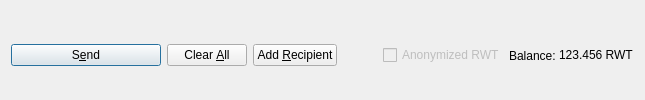
         <widget class="QFrame" name="frame_Send">
          <layout class="QHBoxLayout" name="horizontalLayout">
           <property name="bottomMargin">
            <number>0</number>
           </property>
           <item>
            <widget class="QPushButton" name="sendButton">
             <property name="minimumSize">
              <size>
               <width>150</width>
               <height>0</height>
              </size>
             </property>
             <property name="toolTip">
              <string>Confirm the send action</string>
             </property>
             <property name="text">
              <string>S&amp;end</string>
             </property>
             <property name="icon">
              <iconset resource="../rwtaler.qrc">
               <normaloff>:/icons/send</normaloff>:/icons/send</iconset>
             </property>
             <property name="autoDefault">
              <bool>false</bool>
             </property>
             <property name="default">
              <bool>true</bool>
             </property>
            </widget>
           </item>
           <item>
            <widget class="QPushButton" name="clearButton">
             <property name="sizePolicy">
              <sizepolicy hsizetype="Minimum" vsizetype="Fixed">
               <horstretch>0</horstretch>
               <verstretch>0</verstretch>
              </sizepolicy>
             </property>
             <property name="toolTip">
              <string>Clear all fields of the form.</string>
             </property>
             <property name="text">
              <string>Clear &amp;All</string>
             </property>
             <property name="icon">
              <iconset resource="../rwtaler.qrc">
               <normaloff>:/icons/remove</normaloff>:/icons/remove</iconset>
             </property>
             <property name="autoDefault">
              <bool>false</bool>
             </property>
            </widget>
           </item>
           <item>
            <widget class="QPushButton" name="addButton">
             <property name="toolTip">
              <string>Send to multiple recipients at once</string>
             </property>
             <property name="text">
              <string>Add &amp;Recipient</string>
             </property>
             <property name="icon">
              <iconset resource="../rwtaler.qrc">
               <normaloff>:/icons/add</normaloff>:/icons/add</iconset>
             </property>
             <property name="autoDefault">
              <bool>false</bool>
             </property>
            </widget>
           </item>
           <item>
            <spacer name="horizontalSpacer">
             <property name="orientation">
              <enum>Qt::Horizontal</enum>
             </property>
             <property name="sizeHint" stdset="0">
              <size>
               <width>40</width>
               <height>20</height>
              </size>
             </property>
            </spacer>
           </item>
           <item>
            <layout class="QHBoxLayout" name="horizontalLayout_2">
             <property name="spacing">
              <number>3</number>
             </property>
             <item>
              <widget class="QCheckBox" name="checkzRWT">
               <property name="enabled">
                <bool>false</bool>
               </property>
               <property name="text">
                <string>Anonymized RWT</string>
               </property>
              </widget>
             </item>
             <item>
              <widget class="QLabel" name="label">
               <property name="text">
                <string>Balance:</string>
               </property>
              </widget>
             </item>
             <item>
              <widget class="QLabel" name="labelBalance">
               <property name="sizePolicy">
                <sizepolicy hsizetype="Preferred" vsizetype="Fixed">
                 <horstretch>0</horstretch>
                 <verstretch>0</verstretch>
                </sizepolicy>
               </property>
               <property name="cursor">
                <cursorShape>IBeamCursor</cursorShape>
               </property>
               <property name="text">
                <string notr="true">123.456 RWT</string>
               </property>
               <property name="textInteractionFlags">
                <set>Qt::LinksAccessibleByMouse|Qt::TextSelectableByKeyboard|Qt::TextSelectableByMouse</set>
               </property>
              </widget>
             </item>
            </layout>
           </item>
          </layout>
         </widget>
